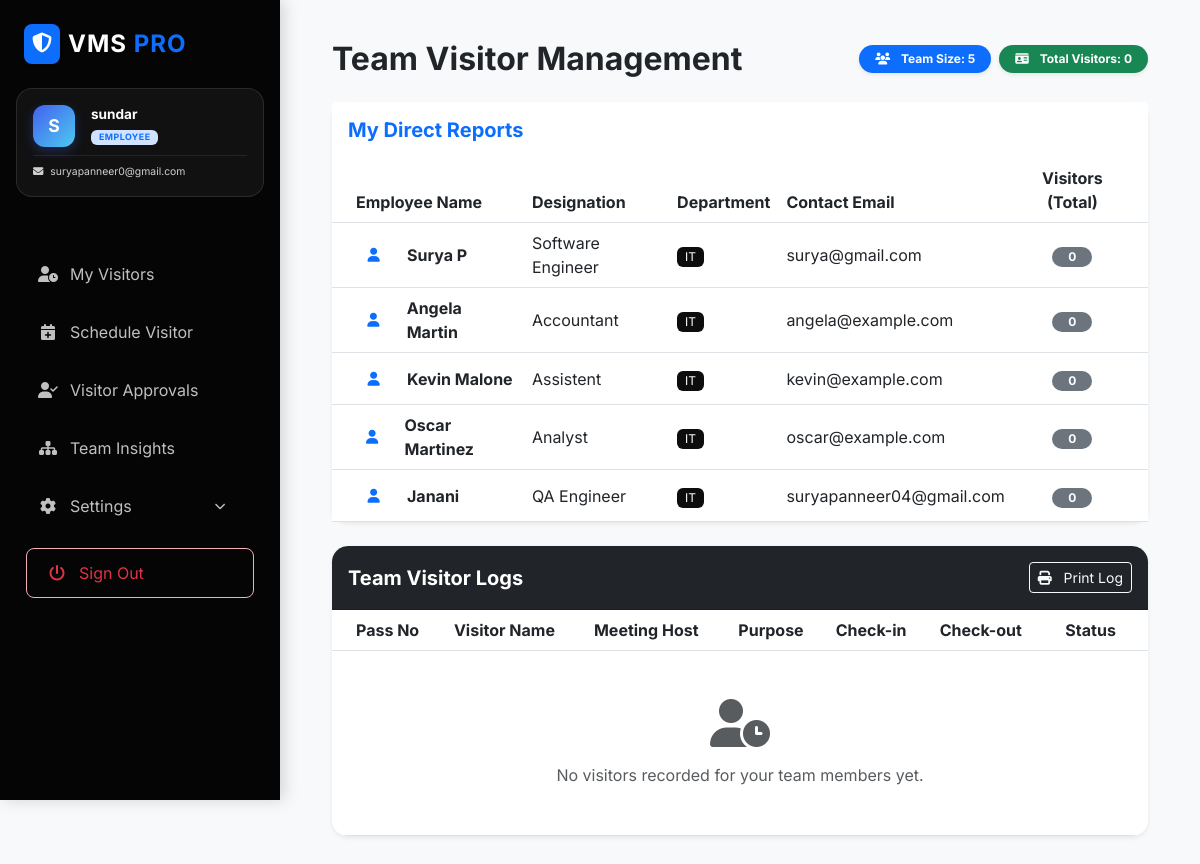
The app's page /team_visitors.php (signed in), older data.
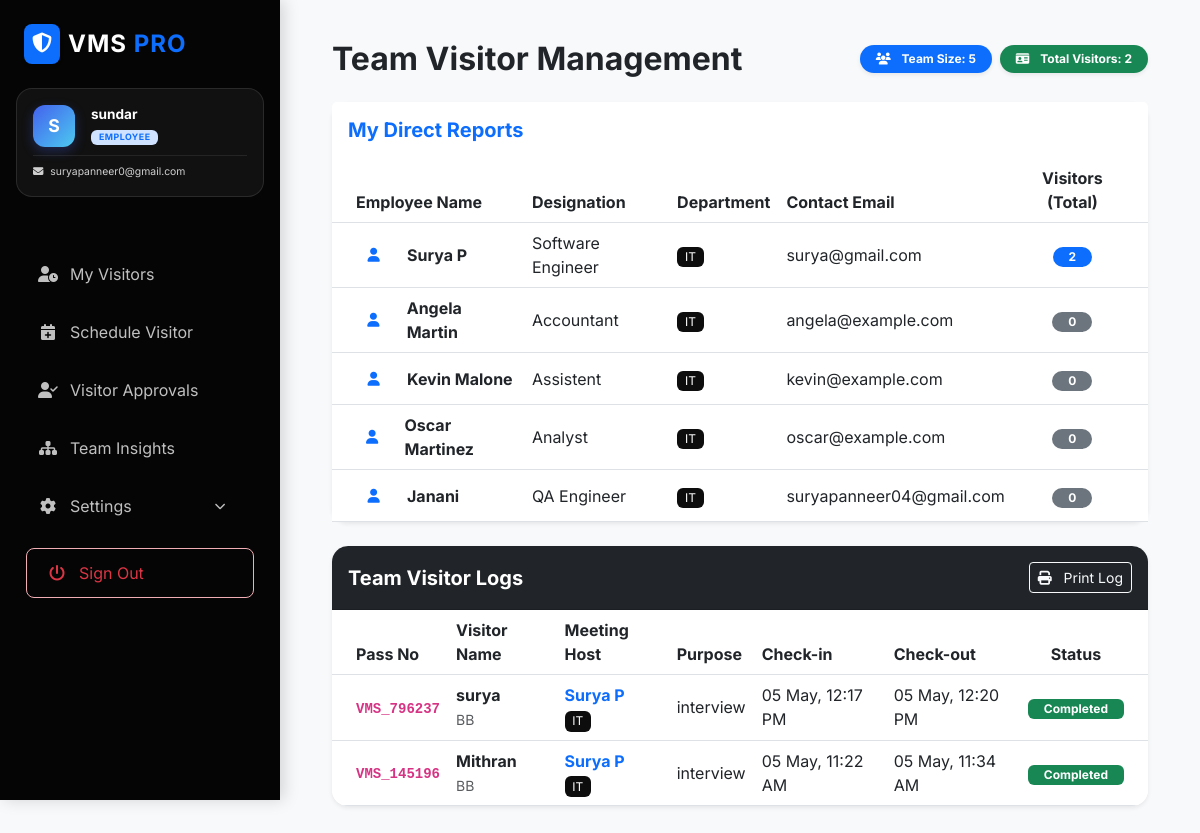
The same page, newer data.
### tables this page shows
CREATE TABLE `users` (
  `id` int(11) NOT NULL,
  `full_name` varchar(100) NOT NULL,
  `email` varchar(150) NOT NULL,
  `password` varchar(255) NOT NULL,
  `contact_no` varchar(20) DEFAULT NULL,
  `designation` varchar(100) DEFAULT NULL,
  `department` varchar(100) DEFAULT NULL,
  `location` varchar(100) DEFAULT NULL,
  `role` varchar(50) DEFAULT 'employee',
  `reporting_manager` varchar(100) DEFAULT NULL,
  `status` enum('Active','Inactive') DEFAULT 'Active',
  `created_at` timestamp NULL DEFAULT current_timestamp()
);

CREATE TABLE `visitor_master` (
  `id` int(11) NOT NULL,
  `pass_no` varchar(50) DEFAULT NULL,
  `img_capture` longtext DEFAULT NULL,
  `person_to_meet` varchar(100) NOT NULL,
  `purpose` varchar(255) NOT NULL,
  `visitor_type` enum('Client','Vendor','Visitor') NOT NULL,
  `company_name` varchar(100) DEFAULT NULL,
  `location` varchar(100) DEFAULT NULL,
  `visitor_name` varchar(100) NOT NULL,
  `gender` enum('Male','Female','Other') DEFAULT 'Male',
  `contact_no` varchar(15) NOT NULL,
  `email` varchar(100) DEFAULT NULL,
  `meeting_date_time` datetime DEFAULT NULL,
  `devices` text DEFAULT NULL,
  `id_type` varchar(50) DEFAULT NULL,
  `id_upload` varchar(255) DEFAULT NULL,
  `status` enum('Pending','Approved','Rejected') DEFAULT 'Pending',
  `in_time` datetime DEFAULT NULL,
  `out_time` datetime DEFAULT NULL,
  `created_at` timestamp NOT NULL DEFAULT current_timestamp(),
  `vehicle_type` varchar(50) DEFAULT NULL,
  `vehicle_number` varchar(50) DEFAULT NULL,
  `employee_id` int(11) DEFAULT NULL,
  `mobile_count` int(11) DEFAULT NULL,
  `charger_count` int(11) DEFAULT NULL,
  `disc_count` int(11) DEFAULT NULL,
  `laptop_count` int(11) DEFAULT NULL,
  `approval_status` tinyint(4) DEFAULT 0 COMMENT '0=Pending, 1=Approved, 2=Rejected,\r\n3= Schedule',
  `meeting_out_time` datetime DEFAULT NULL,
  `checkin_by` int(11) DEFAULT NULL,
  `checkout_by` int(11) DEFAULT NULL
);

### team_visitors.php (the view, shortened to what the changed rows need)
<?php
include("includes/config.php");
$user_id = $_SESSION['user_id'];
$stmt = $con->prepare("SELECT u.id, u.full_name, u.designation, u.department, u.email, d.dept_color
                       FROM users u
                       LEFT JOIN departments d ON u.department = d.dept_name
                       WHERE u.reporting_manager = ?");
$stmt->execute([$user_id]);
$team_members = $stmt->fetchAll();
$team_ids = array_column($team_members, 'id');
$visitors = [];
if (!empty($team_ids)) {
    $placeholders = str_repeat('?,', count($team_ids) - 1) . '?';
    $v_query = "SELECT v.*, u.full_name as host_name, u.department as host_dept, d.dept_color
                FROM visitor_master v
                JOIN users u ON v.employee_id = u.id
                LEFT JOIN departments d ON u.department = d.dept_name
                WHERE v.employee_id IN ($placeholders)
                ORDER BY v.created_at DESC";
    $v_stmt = $con->prepare($v_query);
    $v_stmt->execute($team_ids);
    $visitors = $v_stmt->fetchAll();
}
include("includes/header.php");
?>
<div class="content">
    <div class="container-fluid content-animate">
        <div class="row mb-4">
            <div class="col-12 d-flex justify-content-between align-items-center">
                <h2 class="fw-bold text-dark mb-0">Team Visitor Management</h2>
                <div class="d-flex gap-2">
                    <span class="badge bg-primary px-3 py-2 rounded-pill shadow-sm">
                        <i class="fas fa-users me-2"></i> Team Size: <?= count($team_members) ?>
                    </span>
                    <span class="badge bg-success px-3 py-2 rounded-pill shadow-sm">
                        <i class="fas fa-id-card me-2"></i> Total Visitors: <?= count($visitors) ?>
                    </span>
                </div>
            </div>
        </div>
        <div class="card border-0 shadow-sm rounded-4 mb-4">
            <div class="card-body p-0">
                <div class="table-responsive">
                    <table class="table table-hover align-middle mb-0">
                        <thead class="bg-light">
                            <tr>
                                <th class="ps-4">Employee Name</th>
                                <th>Designation</th>
                                <th>Department</th>
                                <th>Contact Email</th>
                                <th class="text-center pe-4">Visitors (Total)</th>
                            </tr>
                        </thead>
                        <tbody>
                            <?php foreach ($team_members as $m):
                                $count = array_reduce($visitors, function($carry, $v) use ($m) {
                                    return $carry + ($v['employee_id'] == $m['id'] ? 1 : 0);
                                }, 0);
                            ?>
                            <tr>
                                <td class="ps-4">
                                    <div class="d-flex align-items-center">
                                        <div class="bg-soft-primary text-primary rounded-circle d-flex align-items-center justify-content-center me-3" style="width: 35px; height: 35px;">
                                            <i class="fas fa-user small"></i>
                                        </div>
                                        <span class="fw-bold"><?= htmlspecialchars($m['full_name']) ?></span>
                                    </div>
                                </td>
                                <td><?= htmlspecialchars($m['designation']) ?></td>
                                <td><span class="badge fw-normal" style="background: <?= !empty($m['dept_color']) ? $m['dept_color'] : '#f8f9fa' ?>; color: <?= !empty($m['dept_color']) ? '#fff' : '#212529' ?>;"><?= htmlspecialchars($m['department']) ?></span></td>
                                <td><?= htmlspecialchars($m['email']) ?></td>
                                <td class="text-center pe-4">
                                    <span class="badge <?= $count > 0 ? 'bg-primary' : 'bg-secondary' ?> rounded-pill px-3"><?= $count ?></span>
                                </td>
                            </tr>
                            <?php endforeach; ?>
                        </tbody>
                    </table>
                </div>
            </div>
        </div>
        <div class="card border-0 shadow-sm rounded-4 overflow-hidden">
            <div class="card-body p-0">
                <div class="table-responsive">
                    <table class="table table-hover align-middle mb-0">
                        <thead class="bg-light">
                            <tr>
                                <th class="ps-4">Pass No</th>
                                <th>Visitor Name</th>
                                <th>Meeting Host</th>
                                <th>Purpose</th>
                                <th>Check-in</th>
                                <th>Check-out</th>
                                <th class="text-center pe-4">Status</th>
                            </tr>
                        </thead>
                        <tbody>
                            <?php foreach ($visitors as $v): ?>
                            <tr>
                                <td class="ps-4"><code class="fw-bold"><?= htmlspecialchars($v['pass_no']) ?></code></td>
                                <td>
                                    <div class="fw-bold"><?= htmlspecialchars($v['visitor_name']) ?></div>
                                    <small class="text-muted"><?= htmlspecialchars($v['company_name']) ?></small>
                                </td>
                                <td>
                                    <div class="fw-bold text-primary"><?= htmlspecialchars($v['host_name']) ?></div>
                                    <span class="badge fw-normal small" style="background: <?= !empty($v['dept_color']) ? $v['dept_color'] : '#f8f9fa' ?>; color: <?= !empty($v['dept_color']) ? '#fff' : '#212529' ?>;"><?= htmlspecialchars($v['host_dept']) ?></span>
                                </td>
                                <td><?= htmlspecialchars($v['purpose']) ?></td>
                                <td>
                                    <?php if(!empty($v['in_time'])): ?>
                                        <?= date("d M, h:i A", strtotime($v['in_time'])) ?>
                                    <?php elseif(!empty($v['meeting_date_time'])): ?>
                                        <div class="text-info small fw-bold">Scheduled:</div>
                                        <?= date("d M, h:i A", strtotime($v['meeting_date_time'])) ?>
                                    <?php else: ?>
                                        —
                                    <?php endif; ?>
                                </td>
                                <td><?= $v['out_time'] ? date("d M, h:i A", strtotime($v['out_time'])) : '<span class="text-danger small">In-Premise</span>' ?></td>
                                <td class="text-center pe-4">
                                    <?php
                                        $s = $v['approval_status'];
                                        $badge = 'bg-secondary';
                                        $text = 'Pending';
                                        if($s == 1) { $badge = 'bg-success'; $text = 'Completed'; }
                                        elseif($s == 2) { $badge = 'bg-danger'; $text = 'Rejected'; }
                                        elseif($s == 3) { $badge = 'bg-info text-white'; $text = 'Scheduled'; }
                                    ?>
                                    <span class="badge <?= $badge ?> px-3 py-1"><?= $text ?></span>
                                </td>
                            </tr>
                            <?php endforeach; ?>
                            <?php if (empty($visitors)): ?>
                            <tr>
                                <td colspan="7" class="text-center py-5 text-muted">
                                    <i class="fas fa-user-clock fa-3x mb-3"></i><br>
                                    No visitors recorded for your team members yet.
                                </td>
                            </tr>
                            <?php endif; ?>
                        </tbody>
                    </table>
                </div>
            </div>
        </div>
    </div>
</div>
<?php include("includes/footer.php"); ?>

Row changes from the older to the newer data that the page shows:
computed for users "Surya P": count "0" → "2"
added visitor_master: pass_no "VMS_796237", visitor_name "surya", company_name "BB", users.full_name "Surya P", users.department "IT", purpose "interview", in_time "05 May, 12:17 PM", out_time "05 May, 12:20 PM", approval_status "Completed"
added visitor_master: pass_no "VMS_145196", visitor_name "Mithran", company_name "BB", users.full_name "Surya P", users.department "IT", purpose "interview", in_time "05 May, 11:22 AM", out_time "05 May, 11:34 AM", approval_status "Completed"
Text that changed along with them:
count($visitors): "0" → "2"
text no longer shown: "No visitors recorded for your team members yet."
